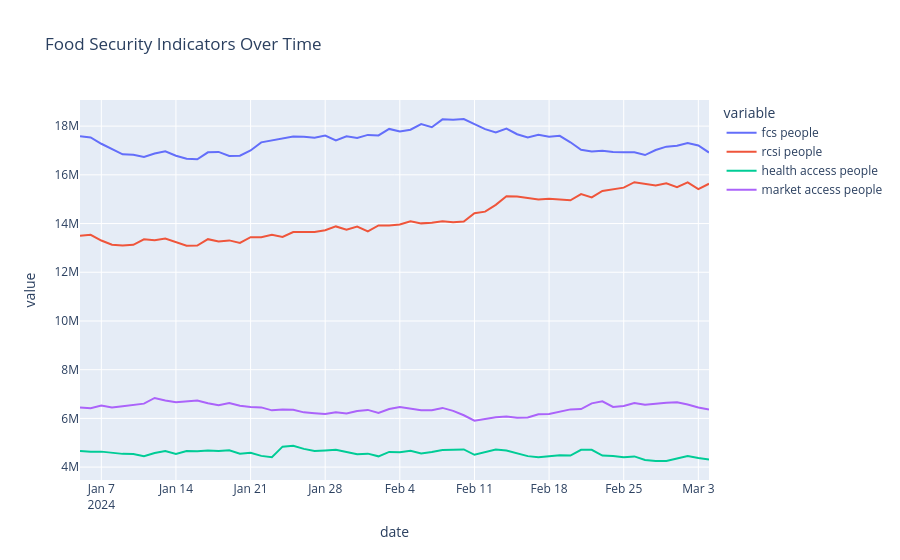

The code cell stored with this chart in its notebook:
### Code cell
fig = px.line(popul_grouped, x="date", 
              y=["fcs people", "rcsi people", "health access people", "market access people"],
              title="Food Security Indicators Over Time")
fig.show()
